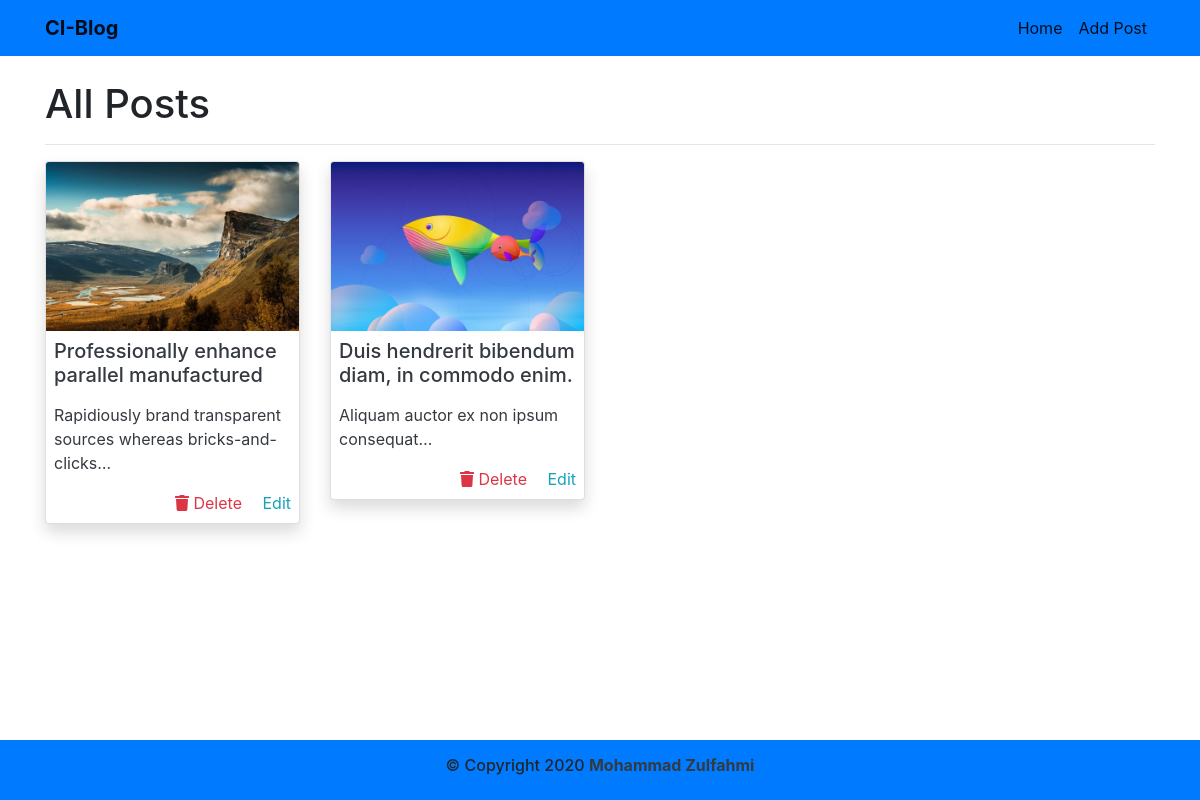
The page / on the database its author committed.
### tables this page shows
CREATE TABLE `posts` (
  `id` int(11) NOT NULL,
  `title` varchar(50) NOT NULL,
  `slug` varchar(50) NOT NULL,
  `thumbnail` text NOT NULL,
  `content` text NOT NULL,
  `date_create` datetime NOT NULL,
  `last_update` datetime NOT NULL
);

### application/controllers/Post.php (called while the page is built, shortened)
<?php
class Post extends CI_Controller
{
	public function __construct()
	{
		$this->load->model('M_post', 'post');
		$this->load->helper(array('form', 'url'));
		$this->load->library(array('form_validation', 'session', 'upload'));
	}
	public function index()
	{
		$data = array(
			'title' => 'CI-Blog',
			'posts' => $this->post->getAllData(),
		);
		$this->load->view('templates/v_header', $data);
		$this->load->view('v_post', $data);
		$this->load->view('templates/v_footer', $data);
	}
}

### index.php (called while the page is built, shortened)
<?php
require_once BASEPATH.'core/CodeIgniter.php';

### application/models/M_post.php (called while the page is built, shortened)
<?php
class M_post extends CI_Model
{
    public function getAllData()
    {
        $this->db->order_by('id', 'DESC');
        return $this->db->get('posts')->result();
    }
}

### application/views/v_post.php (the view, shortened to what this page needs)
<div class="container mt-4">
    <div class="row">
        <div class="col-md-12">
            <h1>All Posts</h1>
            <hr>
        </div>
    </div>
    <div class="row">
        <?php foreach ($posts as $post) : ?>
            <div class="col-md-4 col-sm-12 col-lg-3">
                <div class="card mb-3 shadow">
                    <img src="<?= base_url('assets/img/resize/') . $post->thumbnail ?>" class="card-img-top" alt="...">
                    <div class="card-body p-2">
                        <a href="<?= base_url('post/detail/') . $post->slug ?>" class="text-dark text-decoration-none">
                            <h5 class="card-title"><?= $post->title ?></h5>
                            <p class="card-text">
                                <?= word_limiter($post->content, 6); ?>
                            </p>
                        </a>
                        <a href="<?= base_url('post/edit/') . $post->slug ?>" class="text-decoration-none float-right text-info">
                            Edit</a>
                        <a onclick="confrimDelete('<?= base_url('post/delete/') . $post->id ?>')" href="#!" class="text-decoration-none float-right mr-3 text-danger">
                            <i class="fas fa-trash"></i>
                            Delete</a>
                    </div>
                </div>
            </div>
        <?php endforeach ?>
    </div>
</div>

### application/views/templates/v_header.php (shortened to what this page needs)
<!doctype html>
<html lang="en">
<head>
    <link rel="stylesheet" href="https://stackpath.bootstrapcdn.com/bootstrap/4.5.2/css/bootstrap.min.css">
    <link rel="stylesheet" href="https://pro.fontawesome.com/releases/v5.10.0/css/all.css" />
    <link rel="stylesheet" href="<?= base_url('assets/css/sticky-footer.css') ?>">
    <link rel="stylesheet" href="<?= base_url('assets/css/hljs.css') ?>">
</head>
<body>
    <nav class="navbar navbar-expand-lg navbar-light bg-primary">
        <div class="container">
            <a class="navbar-brand font-weight-bold" href="<?= base_url('/') ?>">CI-Blog</a>
            <div class="collapse navbar-collapse" id="navbarNavAltMarkup">
                <div class="navbar-nav ml-auto">
                    <a class="nav-link active" href="<?= base_url('/') ?>">Home <span class="sr-only">(current)</span></a>
                    <a class="nav-link active" href="<?= base_url('post/add') ?>">Add Post</a>
                </div>
            </div>
        </div>
    </nav>

### application/views/templates/v_footer.php (shortened to what this page needs)
<footer class="footer bg-primary p-3 mt-5">
    <div class="container">
        <div class="row">
            <div class="col-md-12">
                <h6 class="text-center">&copy; Copyright 2020
                    <a href="https://github.com/zzzul/" target="_blank" class="text-decoration-none font-weight-bold text-dark">Mohammad Zulfahmi</a>
                </h6>
            </div>
        </div>
    </div>
</footer>
</body>
</html>

### assets/css/sticky-footer.css (style rules this page uses)
html { position: relative; min-height: 100%; }
body { margin-bottom: 60px; }
.footer { position: absolute; bottom: 0; width: 100%; height: 60px; line-height: 60px; background-color: #f5f5f5; }

### rows shown on the page
posts: thumbnail (picture), title "Professionally enhance parallel manufactured", content "Rapidiously brand transparent sources whereas bricks-and-clicks…"
posts: thumbnail (picture), title "Duis hendrerit bibendum diam, in commodo enim.", content "Aliquam auctor ex non ipsum consequat…"
